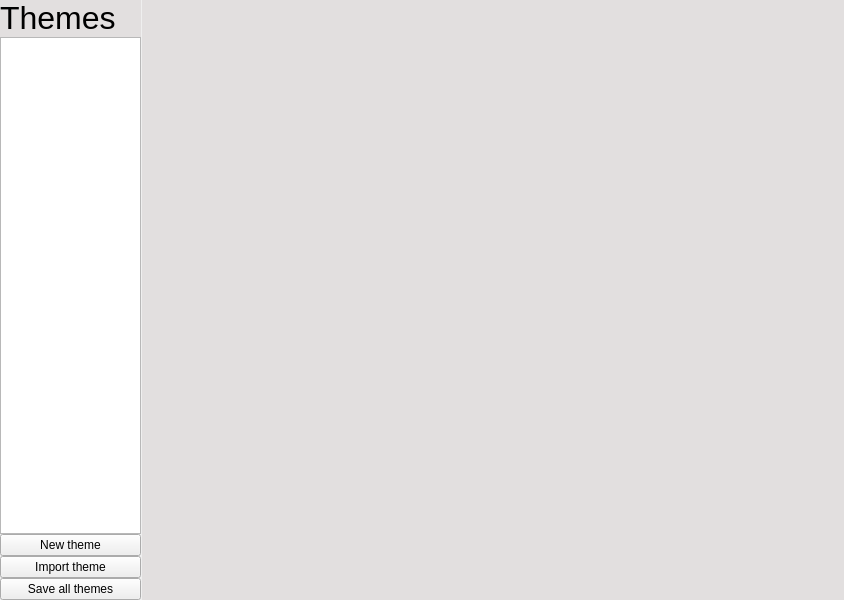
<?xml version="1.0" encoding="UTF-8"?>
<ui version="4.0">
 <class>MainWindow</class>
 <widget class="QMainWindow" name="MainWindow">
  <property name="geometry">
   <rect>
    <x>0</x>
    <y>0</y>
    <width>844</width>
    <height>600</height>
   </rect>
  </property>
  <property name="windowTitle">
   <string>MainWindow</string>
  </property>
  <widget class="QWidget" name="centralwidget">
   <layout class="QHBoxLayout" name="horizontalLayout" stretch="1,5">
    <property name="spacing">
     <number>1</number>
    </property>
    <property name="leftMargin">
     <number>0</number>
    </property>
    <property name="topMargin">
     <number>0</number>
    </property>
    <property name="rightMargin">
     <number>0</number>
    </property>
    <property name="bottomMargin">
     <number>0</number>
    </property>
    <item>
     <layout class="QVBoxLayout" name="verticalLayout_2" stretch="1,20,3">
      <property name="spacing">
       <number>0</number>
      </property>
      <item>
       <widget class="QLabel" name="label">
        <property name="styleSheet">
         <string notr="true">background-color: rgb(226, 223, 223);</string>
        </property>
        <property name="text">
         <string>&lt;html&gt;&lt;head/&gt;&lt;body&gt;&lt;p&gt;&lt;span style=&quot; font-size:24pt;&quot;&gt;Themes&lt;/span&gt;&lt;/p&gt;&lt;/body&gt;&lt;/html&gt;</string>
        </property>
        <property name="margin">
         <number>10</number>
        </property>
       </widget>
      </item>
      <item>
       <widget class="QListWidget" name="listWidget">
        <property name="styleSheet">
         <string notr="true">QListWidget::item:selected {
	background-image: url(:/src/list-background);
	color: black;
}
QListWidget QWidget[widgetItem=true] {
	background: transparent;
}</string>
        </property>
       </widget>
      </item>
      <item>
       <layout class="QVBoxLayout" name="verticalLayout_3">
        <property name="spacing">
         <number>0</number>
        </property>
        <item>
         <widget class="QPushButton" name="pushButton">
          <property name="text">
           <string>New theme</string>
          </property>
         </widget>
        </item>
        <item>
         <widget class="QPushButton" name="pushButton_3">
          <property name="text">
           <string>Import theme</string>
          </property>
         </widget>
        </item>
        <item>
         <widget class="QPushButton" name="pushButton_2">
          <property name="text">
           <string>Save all themes</string>
          </property>
         </widget>
        </item>
       </layout>
      </item>
     </layout>
    </item>
    <item>
     <layout class="QVBoxLayout" name="verticalLayout">
      <property name="spacing">
       <number>0</number>
      </property>
      <item>
       <widget class="QStackedWidget" name="stackedWidget">
        <property name="styleSheet">
         <string notr="true">background-color: rgb(226, 223, 223);</string>
        </property>
        <widget class="QWidget" name="page"/>
        <widget class="QWidget" name="page_2">
         <property name="styleSheet">
          <string notr="true">background-color: rgb(226, 223, 223);</string>
         </property>
         <layout class="QVBoxLayout" name="verticalLayout_4" stretch="1,1,10">
          <item>
           <widget class="QWidget" name="widget_5" native="true">
            <widget class="QPushButton" name="pushButton_4">
             <property name="geometry">
              <rect>
               <x>570</x>
               <y>10</y>
               <width>100</width>
               <height>32</height>
              </rect>
             </property>
             <property name="text">
              <string>Close</string>
             </property>
            </widget>
           </widget>
          </item>
          <item>
           <widget class="QLabel" name="label_2">
            <property name="text">
             <string>&lt;html&gt;&lt;head/&gt;&lt;body&gt;&lt;p align=&quot;center&quot;&gt;&lt;span style=&quot; font-size:48pt;&quot;&gt;Importer un theme&lt;/span&gt;&lt;/p&gt;&lt;/body&gt;&lt;/html&gt;</string>
            </property>
           </widget>
          </item>
          <item>
           <widget class="QWidget" name="widget" native="true">
            <layout class="QHBoxLayout" name="horizontalLayout_2" stretch="1,1,1">
             <property name="spacing">
              <number>-1</number>
             </property>
             <property name="leftMargin">
              <number>50</number>
             </property>
             <property name="rightMargin">
              <number>50</number>
             </property>
             <property name="bottomMargin">
              <number>100</number>
             </property>
             <item>
              <widget class="QWidget" name="widget_4" native="true">
               <property name="enabled">
                <bool>true</bool>
               </property>
               <property name="styleSheet">
                <string notr="true">background-color: rgb(255, 255, 255);</string>
               </property>
               <layout class="QVBoxLayout" name="verticalLayout_7" stretch="10,5,5,0">
                <property name="spacing">
                 <number>0</number>
                </property>
                <item>
                 <widget class="QWidget" name="widget_6" native="true">
                  <property name="autoFillBackground">
                   <bool>false</bool>
                  </property>
                  <property name="styleSheet">
                   <string notr="true">border-image: url(:/src/import.png) 0 0 0 0 stretch stretch;
</string>
                  </property>
                  <layout class="QHBoxLayout" name="horizontalLayout_3"/>
                 </widget>
                </item>
                <item>
                 <widget class="QLabel" name="label_7">
                  <property name="text">
                   <string>&lt;html&gt;&lt;head/&gt;&lt;body&gt;&lt;p align=&quot;center&quot;&gt;&lt;span style=&quot; font-size:24pt;&quot;&gt;Depuis un fichier&lt;/span&gt;&lt;/p&gt;&lt;/body&gt;&lt;/html&gt;</string>
                  </property>
                  <property name="wordWrap">
                   <bool>true</bool>
                  </property>
                 </widget>
                </item>
                <item>
                 <widget class="QLabel" name="label_8">
                  <property name="text">
                   <string>Sélectionnez un dossier ou un fichier et générez un thème source à partir des couleurs présentes</string>
                  </property>
                  <property name="wordWrap">
                   <bool>true</bool>
                  </property>
                 </widget>
                </item>
                <item>
                 <widget class="QPushButton" name="pushButton_6">
                  <property name="text">
                   <string>Select</string>
                  </property>
                 </widget>
                </item>
               </layout>
              </widget>
             </item>
             <item>
              <widget class="QWidget" name="widget_3" native="true">
               <property name="enabled">
                <bool>false</bool>
               </property>
               <property name="styleSheet">
                <string notr="true">background-color: rgb(255, 255, 255);</string>
               </property>
               <layout class="QVBoxLayout" name="verticalLayout_6" stretch="10,5,5">
                <item>
                 <widget class="QWidget" name="widget_7" native="true">
                  <property name="styleSheet">
                   <string notr="true">border-image: url(:/src/link.png) 0 0 0 0 stretch stretch;
</string>
                  </property>
                 </widget>
                </item>
                <item>
                 <widget class="QLabel" name="label_6">
                  <property name="text">
                   <string>&lt;html&gt;&lt;head/&gt;&lt;body&gt;&lt;p align=&quot;center&quot;&gt;&lt;span style=&quot; font-size:24pt;&quot;&gt;Depuis internet&lt;/span&gt;&lt;/p&gt;&lt;/body&gt;&lt;/html&gt;</string>
                  </property>
                  <property name="wordWrap">
                   <bool>true</bool>
                  </property>
                 </widget>
                </item>
                <item>
                 <widget class="QLabel" name="label_5">
                  <property name="text">
                   <string>Importez un thème depuis une ressource internet.</string>
                  </property>
                  <property name="wordWrap">
                   <bool>true</bool>
                  </property>
                 </widget>
                </item>
               </layout>
              </widget>
             </item>
             <item>
              <widget class="QWidget" name="widget_2" native="true">
               <property name="enabled">
                <bool>true</bool>
               </property>
               <property name="styleSheet">
                <string notr="true">background-color: rgb(255, 255, 255);</string>
               </property>
               <layout class="QVBoxLayout" name="verticalLayout_5" stretch="10,5,5,0">
                <item>
                 <widget class="QWidget" name="widget_8" native="true">
                  <property name="styleSheet">
                   <string notr="true">border-image: url(:/src/xml.png) 0 0 0 0 stretch stretch;
</string>
                  </property>
                 </widget>
                </item>
                <item>
                 <widget class="QLabel" name="label_4">
                  <property name="text">
                   <string>&lt;html&gt;&lt;head/&gt;&lt;body&gt;&lt;p align=&quot;center&quot;&gt;&lt;span style=&quot; font-size:24pt;&quot;&gt;Depuis un fichier xml&lt;/span&gt;&lt;/p&gt;&lt;/body&gt;&lt;/html&gt;</string>
                  </property>
                  <property name="wordWrap">
                   <bool>true</bool>
                  </property>
                 </widget>
                </item>
                <item>
                 <widget class="QLabel" name="label_3">
                  <property name="text">
                   <string>Importez un thème depuis un fichier theme au format xml.</string>
                  </property>
                  <property name="wordWrap">
                   <bool>true</bool>
                  </property>
                 </widget>
                </item>
                <item>
                 <widget class="QPushButton" name="pushButton_5">
                  <property name="text">
                   <string>Select</string>
                  </property>
                 </widget>
                </item>
               </layout>
              </widget>
             </item>
            </layout>
           </widget>
          </item>
         </layout>
        </widget>
       </widget>
      </item>
     </layout>
    </item>
   </layout>
  </widget>
 </widget>
 <resources/>
 <connections/>
</ui>
